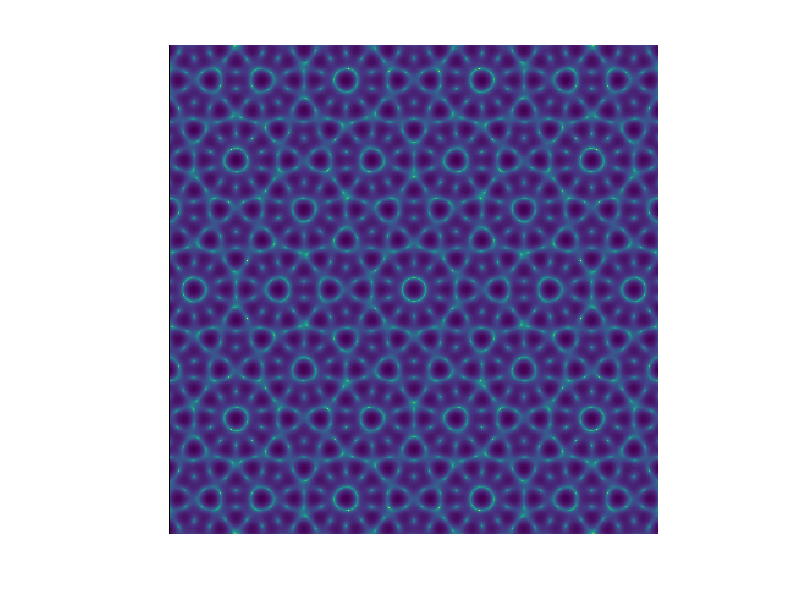

Write MATLAB code to recreate this figure. (Note: this script raises an error after producing the figure.)
function fraunhofer_diffraction_pattern()
% Parameters
d = 50;
g = 400;

% Create grid
x = linspace(-d, d, g);
y = linspace(-d, d, g);
[X, Y] = meshgrid(x, y);

% Compute the function f(x, y)
Z = zeros(size(X));
for j = 0:4
    Z = Z + exp(1i * (X * cos(2*pi*j/5) + Y * sin(2*pi*j/5)));
end
F = -log(abs(Z).^2);

% Plot density (similar to Maple's densityplot)
figure;
imagesc(x, y, F);
axis equal off;                % scaling=CONSTRAINED, axes=NONE
set(gca, 'YDir', 'normal');    % Correct y-direction
colormap(parula);              % You can change the colormap
colorbar;                      % Optional: show color scale

end